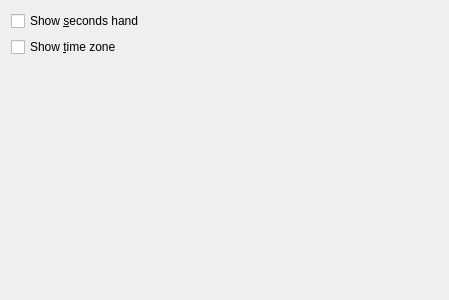
<ui version="4.0" >
 <class>clockConfig</class>
 <widget class="QWidget" name="clockConfig" >
  <property name="geometry" >
   <rect>
    <x>0</x>
    <y>0</y>
    <width>449</width>
    <height>300</height>
   </rect>
  </property>
  <property name="minimumSize" >
   <size>
    <width>400</width>
    <height>300</height>
   </size>
  </property>
  <layout class="QVBoxLayout" name="verticalLayout" >
   <item>
    <widget class="QCheckBox" name="showSecondHandCheckBox" >
     <property name="toolTip" >
      <string>Show the seconds</string>
     </property>
     <property name="whatsThis" >
      <string>Check this if you want to show the seconds.</string>
     </property>
     <property name="text" >
      <string>Show &amp;seconds hand</string>
     </property>
    </widget>
   </item>
   <item>
    <widget class="QCheckBox" name="showTimezoneStringCheckBox" >
     <property name="toolTip" >
      <string>Show the Timezone in text</string>
     </property>
     <property name="whatsThis" >
      <string>Check this if you want to display Timezone in text.</string>
     </property>
     <property name="text" >
      <string>Show &amp;time zone</string>
     </property>
    </widget>
   </item>
   <item>
    <spacer name="verticalSpacer" >
     <property name="orientation" >
      <enum>Qt::Vertical</enum>
     </property>
     <property name="sizeType" >
      <enum>QSizePolicy::Expanding</enum>
     </property>
     <property name="sizeHint" stdset="0" >
      <size>
       <width>20</width>
       <height>235</height>
      </size>
     </property>
    </spacer>
   </item>
  </layout>
 </widget>
 <connections/>
</ui>
